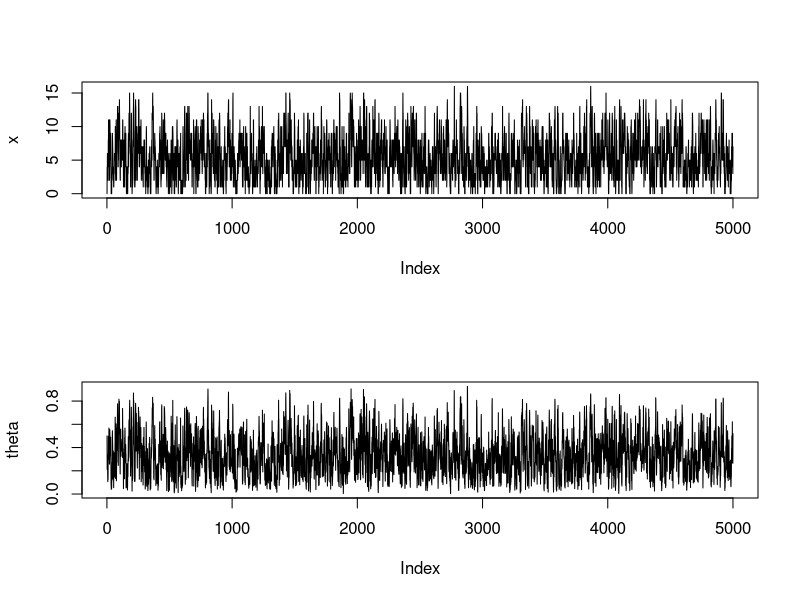
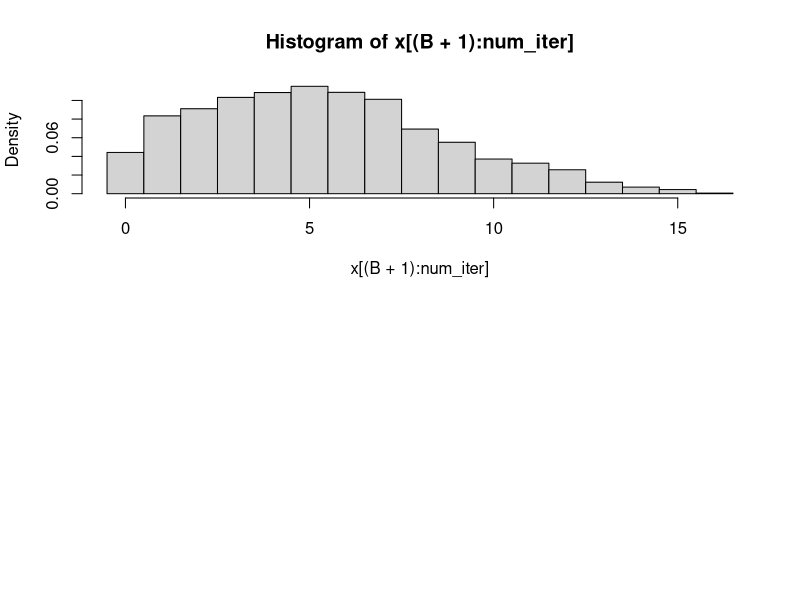
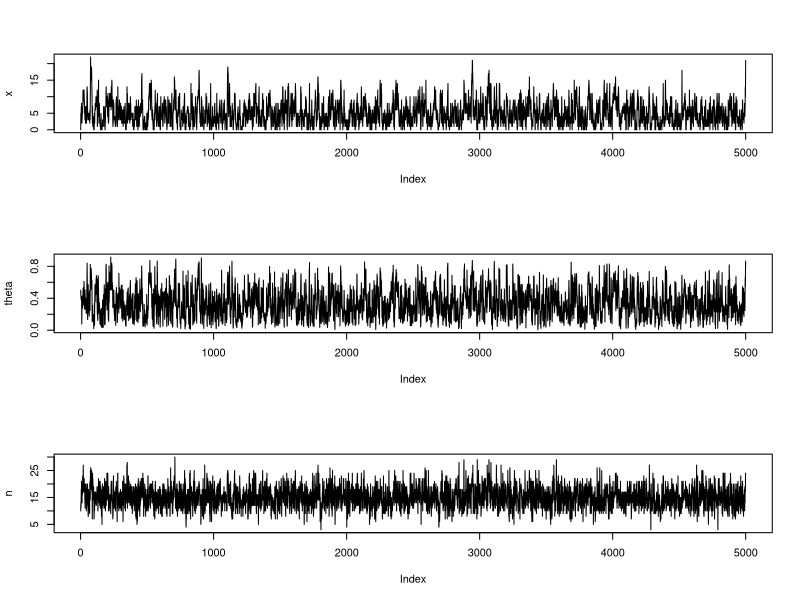
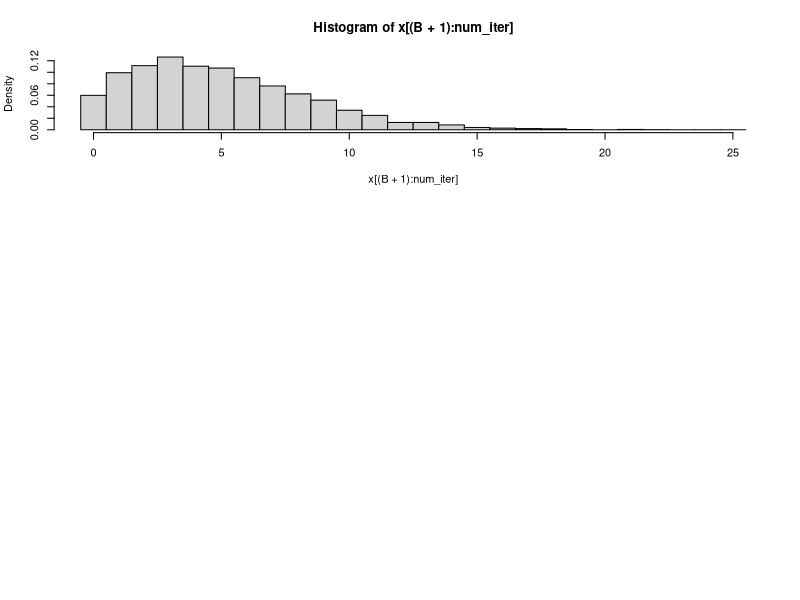
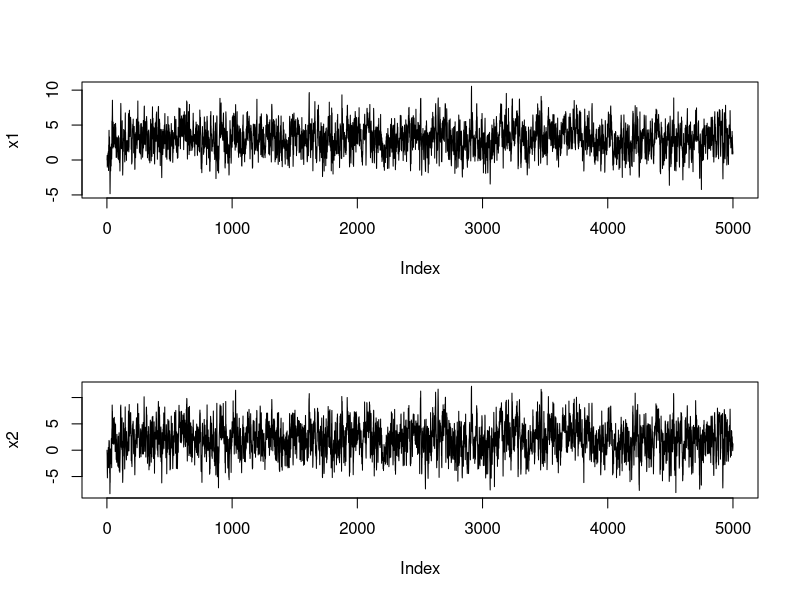
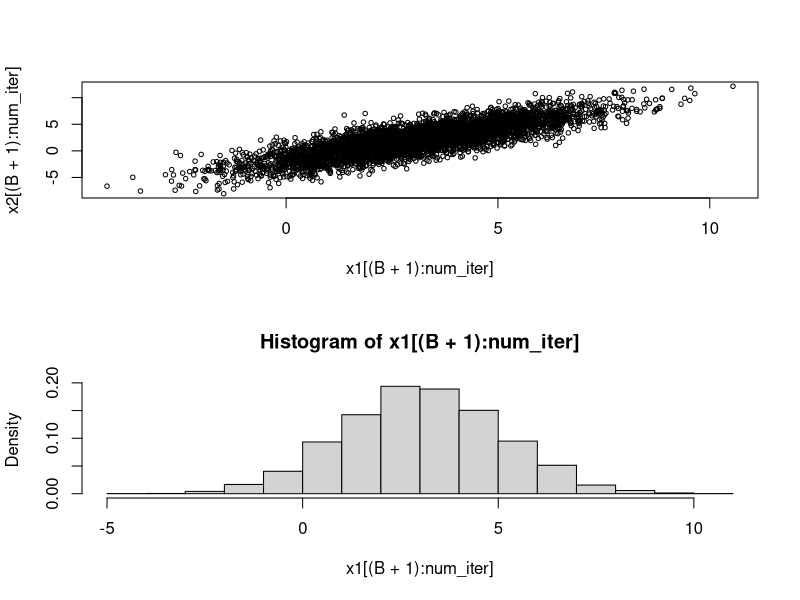
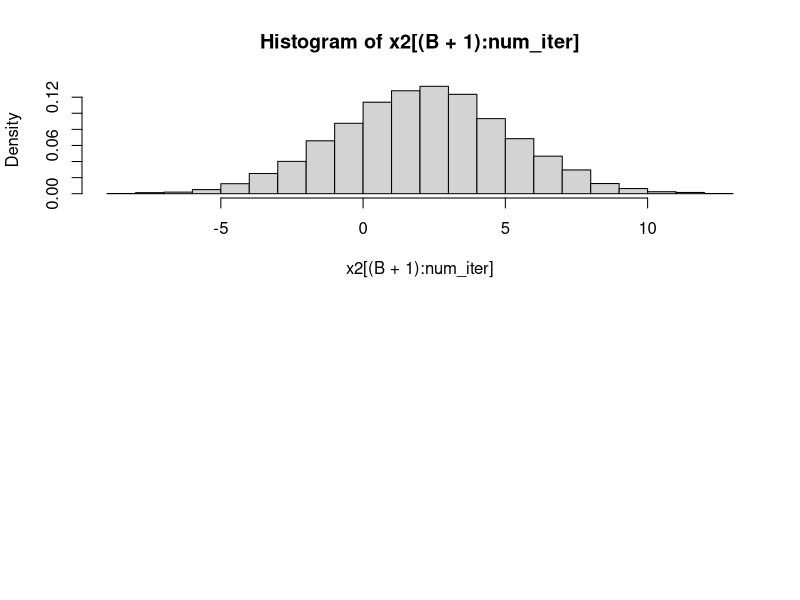
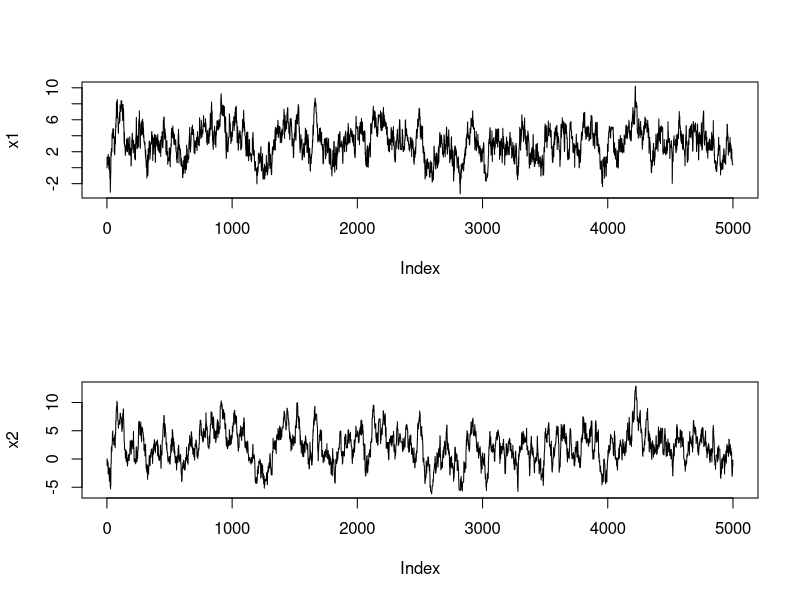

These figures' R source, in order:
######################################################
#beta-binomial distribution
######################################################
a <- 2
b <- 4
n <- 16
num_iter <- 5000
x <- rep(NA, num_iter)
theta <- rep(NA, num_iter)

#initial values
x[1] = 0
theta[1] =0.5

for(i in 2:num_iter){
	x[i] <- rbinom(1, n, theta[i-1])
	theta[i] <- rbeta(1, a + x[i], b + n - x[i])
}

#trace plots
par(mfrow = c(2,1))
plot(x, type = "l")
plot(theta, type = "l")

B <- 50
hist(x[(B+1):num_iter], breaks = seq(-0.5, 16.5, by = 1), freq = FALSE)

######################################################
#beta-binomial-poisson distribution
######################################################
rm(list = ls())
a <- 2
b <- 4
lambda <- 15

num_iter <- 5000
x <- rep(NA, num_iter)
theta <- rep(NA, num_iter)
n <- rep(NA, num_iter)

#initial values
x[1] = 0
theta[1] = 0.5
n[1] = 10

for(i in 2:num_iter){
	x[i] <- rbinom(1, n[i-1], theta[i-1])
	theta[i] <- rbeta(1, a + x[i], b + n[i-1] - x[i])
	n[i] <- x[i] + rpois(1, lambda*(1-theta[i]))
}

#trace plots
par(mfrow = c(3,1))
plot(x, type = "l")
plot(theta, type = "l")
plot(n, type = "l")


B <- 50
hist(x[(B+1):num_iter], breaks = seq(-0.5, 25.5, by = 1), freq = FALSE)


######################################################
#Bivariate normal (Gibbs sampler)
######################################################
rm(list = ls())
mu1 <- 3
mu2 <- 2
sigma1 <- 2
sigma2 <- 3
sigma12 <- 5

num_iter <- 5000
x1 <- rep(NA, num_iter)
x2 <- rep(NA, num_iter)
#initial values
x1[1] <- 0
x2[1] <- 0

for(i in 2:num_iter){
	x1[i] <- rnorm(1, mean = mu1 + sigma12 / sigma2^2 *(x2[i-1] - mu2), sd = 
					sqrt(sigma1^2 - sigma12^2 / sigma2^2))
	x2[i] <- rnorm(1, mean = mu2 + sigma12 / sigma1^2 *(x1[i] - mu1), sd = 
					sqrt(sigma2^2 - sigma12^2 / sigma1^2))
}

par(mfrow = c(2,1))
plot(x1, type = "l")
plot(x2, type = "l")

B <- 500
plot(x1[(B+1):num_iter], x2[(B+1):num_iter], cex = 0.6)
hist(x1[(B+1):num_iter], breaks = 20, freq = FALSE)
hist(x2[(B+1):num_iter], breaks = 20, freq = FALSE)

######################################################
#Bivariate normal (MH algorithm)
######################################################
rm(list = ls())
mu1 <- 3
mu2 <- 2
sigma1 <- 2
sigma2 <- 3
sigma12 <- 5
sigma_matr <- matrix(c(sigma1^2, sigma12, sigma12, sigma2^2), 2, 2)
mu_vec <- c(mu1, mu2)

num_iter <- 5000
x1 <- rep(NA, num_iter)
x2 <- rep(NA, num_iter)
#initial values
x1[1] <- 0
x2[1] <- 0

target_f <- function(x1, x2){
			x_vec <- c(x1, x2)
			temp <- det(sigma_matr)^(-1/2)*exp(-1/2* t(x_vec - mu_vec) %*% 									solve(sigma_matr) %*% (x_vec - mu_vec) )
			return(temp)	
}

accept <- 0

for(i in 2:num_iter){
	#proposal 
	y1 <- x1[i-1] + rnorm(1, sd = 1)
	y2 <- x2[i-1] + rnorm(1, sd = 1)
	
	#acceptance prob
	r <- min(target_f(y1,y2) / target_f(x1[i-1],x2[i-1]), 1)
	if(runif(1) < r){
		x1[i] <- y1
		x2[i] <- y2
		accept <- accept + 1
	}else{
		x1[i] <- x1[i-1]
		x2[i] <- x2[i-1]
	}
	
}

accept / num_iter

par(mfrow = c(2,1))
plot(x1, type = "l")
plot(x2, type = "l")

B <- 500
plot(x1[(B+1):num_iter], x2[(B+1):num_iter], cex = 0.6)
hist(x1[(B+1):num_iter], breaks = 20, freq = FALSE)
hist(x2[(B+1):num_iter], breaks = 20, freq = FALSE)




